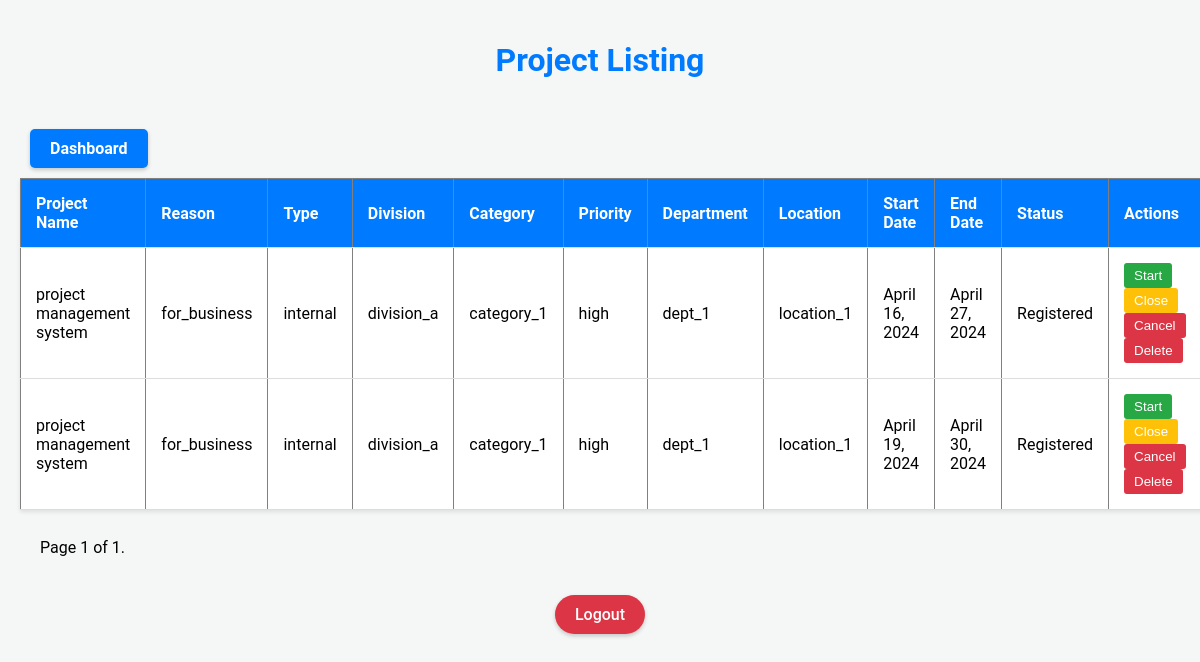
Screenshot of /success/ (signed in) with the database file from the repository.
### app/models.py (models this page shows)
class Project(models.Model):
    STATUS_CHOICES = (
        ('registered', 'Registered'),
        ('in Progress', 'In Progress'),
        ('completed', 'Completed'),
    )
    user = models.ForeignKey(User, on_delete=models.CASCADE, related_name='projects', null=True)
    project_name = models.CharField(max_length=100)
    reason = models.CharField(max_length=255)
    type = models.CharField(max_length=50)
    division = models.CharField(max_length=50)
    category = models.CharField(max_length=50)
    priority = models.CharField(max_length=50)
    department = models.CharField(max_length=50)
    start_date = models.DateField()
    end_date = models.DateField()
    location = models.CharField(max_length=100)
    status = models.CharField(max_length=20, choices=STATUS_CHOICES, default='registered')

### app/views.py (the view)
# urls.py: path('success/', project_success, name='project_success'),
def project_success(request):
    if not request.user.is_authenticated:
        return redirect('login')
    project_list = Project.objects.filter(user=request.user)
    paginator = Paginator(project_list, 10)
    page = request.GET.get('page')
    try:
        projects = paginator.page(page)
    except PageNotAnInteger:
        projects = paginator.page(1)
    except EmptyPage:
        projects = paginator.page(paginator.num_pages)
    return render(request, 'success.html', {'projects': projects})

### templates/success.html (shortened to what this page needs)
<!DOCTYPE html>
{% load static %}
<html lang="en">
<head>
    <link rel="stylesheet" href="{% static 'success.css' %}">
</head>
<body>
    <h1>Project Listing</h1>
    <a href="{% url 'dashboard' %}" class="dashboard-button">Dashboard</a>
    <table border="1">
        <thead>
            <tr>
                <th>Project Name</th>
                <th>Reason</th>
                <th>Type</th>
                <th>Division</th>
                <th>Category</th>
                <th>Priority</th>
                <th>Department</th>
                <th>Location</th>
                <th>Start Date</th>
                <th>End Date</th>
                <th>Status</th>
                <th>Actions</th>
            </tr>
        </thead>
        <tbody>
            {% for project in projects %}
            <tr id="row-{{ project.id }}">
                <td>{{ project.project_name }}</td>
                <td>{{ project.reason }}</td>
                <td>{{ project.type }}</td>
                <td>{{ project.division }}</td>
                <td>{{ project.category }}</td>
                <td>{{ project.priority }}</td>
                <td>{{ project.department }}</td>
                <td>{{ project.location }}</td>
                <td>{{ project.start_date }}</td>
                <td>{{ project.end_date }}</td>
                <td id="status-{{ project.id }}">{{ project.get_status_display }}</td>
                <td>
                    <button class="status-button" data-status="start" data-project-id="{{ project.id }}">Start</button>
                    <button class="status-button" data-status="close" data-project-id="{{ project.id }}">Close</button>
                    <button class="status-button" data-status="cancel" data-project-id="{{ project.id }}">Cancel</button>
                    <button class="delete-button" data-project-id="{{ project.id }}">Delete</button>
                </td>
            </tr>
            {% empty %}
            <tr>
                <td colspan="11">No projects found.</td>
            </tr>
            {% endfor %}
        </tbody>
    </table>
<div>
    <span class="step-links">
        <span class="current">
            Page {{ projects.number }} of {{ projects.paginator.num_pages }}.
        </span>
    </span>
</div>
        <div class="auth-links">
            {% if request.user.is_authenticated %}
                <a href="{% url 'logout' %}" class="auth-button logout">Logout</a>
            {% else %}
                <a href="{% url 'login' %}" class="auth-button login">Log In</a>
            {% endif %}
        </div>
</body>
</html>

### static/success.css (style rules this page uses)
body { font-family: 'Roboto', sans-serif; background-color: #f4f7f6; margin: 0; padding: 20px; }
h1 { color: #007bff; text-align: center; margin-bottom: 40px; }
table { width: 100%; border-collapse: collapse; background-color: white; box-shadow: 0 2px 4px rgba(0, 0, 0, 0.1); margin-bottom: 20px; }
thead { background-color: #007bff; color: white; }
th, td { text-align: left; padding: 15px; border-bottom: 1px solid #ddd; }
th:first-child, td:first-child { border-left: none; }
th:last-child, td:last-child { border-right: none; }
.status-button, .delete-button { padding: 5px 10px; border: none; border-radius: 3px; cursor: pointer; }
.status-button { color: #fff; background-color: #28a745; margin-right: 5px; }
.status-button[data-status="close"] { background-color: #ffc107; }
.status-button[data-status="cancel"], .delete-button { background-color: #dc3545; }
.delete-button { background-color: #dc3545; color: white; }
.step-links { text-align: center; margin-top: 20px; }
.current { display: inline-block; padding: 8px 15px; margin: 0 5px; }
.dashboard-button { padding: 10px 20px; background-color: #007bff; color: white; text-decoration: none; border-radius: 5px; border: none; cursor: pointer; font-weight: bold; transition: all 0.3s ease; box-shadow: 0 2px 4px rgba(0, 0, 0, 0.2); display: inline-block; margin: 10px; }
.auth-links { text-align: center; margin-top: 20px; }
.auth-button { padding: 10px 20px; border-radius: 20px; text-decoration: none; color: white; font-size: 16px; font-weight: 500; transition: background-color 0.3s ease; box-shadow: 0 2px 4px rgba(0, 0, 0, 0.2); display: inline-block; margin: 10px; }
.logout { background-color: #dc3545; }

### rows the page displays
Project: project_name "project management system", reason "for_business", type "internal", division "division_a", category "category_1", priority "high", department "dept_1", location "location_1", start_date "April 16, 2024", end_date "April 27, 2024", status "Registered"
Project: project_name "project management system", reason "for_business", type "internal", division "division_a", category "category_1", priority "high", department "dept_1", location "location_1", start_date "April 19, 2024", end_date "April 30, 2024", status "Registered"

### other values shown
{{ projects.number }} "1"
{{ projects.paginator.num_pages }} "1"
